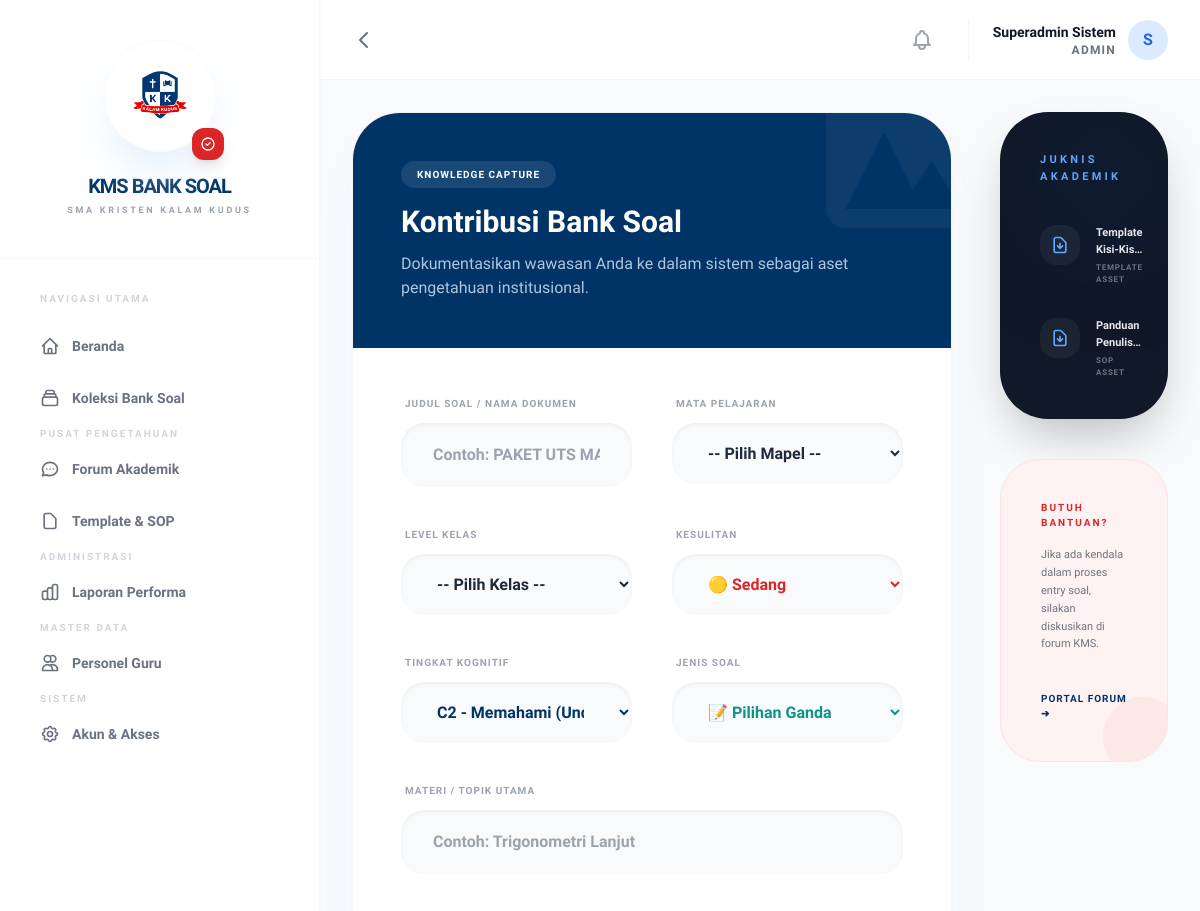
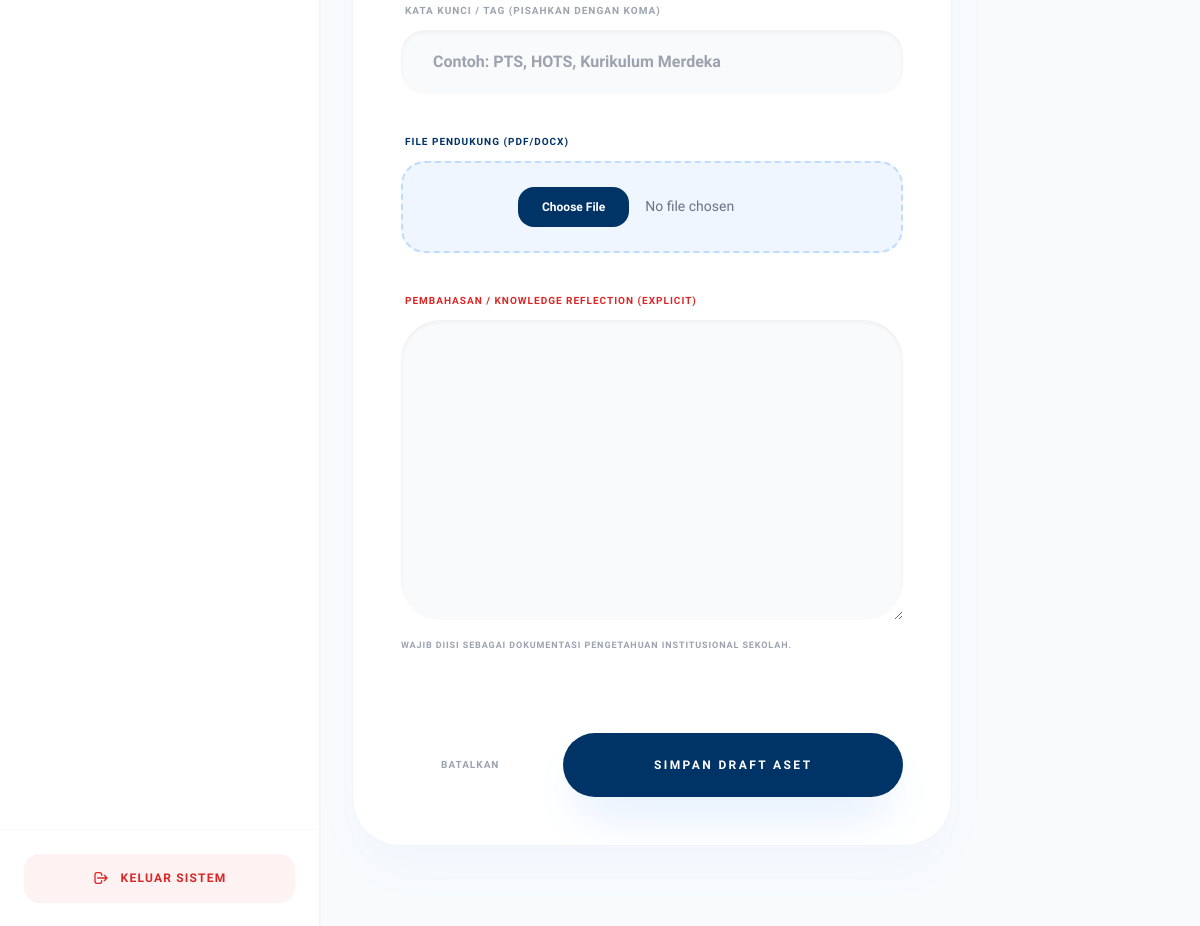
Page /tambah-soal.php (signed in) on the committed database (2 pictures, top to bottom).
### tables this page shows
CREATE TABLE `kms_explicit` (
  `id` int(11) NOT NULL,
  `title` varchar(255) NOT NULL,
  `type` enum('SOP','Template') NOT NULL,
  `file_path` varchar(255) NOT NULL,
  `uploader_id` int(11) DEFAULT NULL,
  `created_at` timestamp NOT NULL DEFAULT current_timestamp(),
  `is_archived` tinyint(1) DEFAULT 0
);

### tambah-soal.php (the view, shortened to what this page needs)
<?php
require_once 'includes/header.php';
$sops_ref = $pdo->query("SELECT * FROM kms_explicit WHERE is_archived = 0 ORDER BY type DESC, created_at DESC LIMIT 5")->fetchAll();
?>
<div class="grid grid-cols-1 lg:grid-cols-4 gap-12">
    <div class="lg:col-span-3">
        <div class="bg-white rounded-[48px] border border-gray-100 shadow-2xl shadow-blue-50 overflow-hidden mb-12">
            <div class="bg-[#003366] p-6 md:p-12 text-white relative">
                <div class="relative z-10">
                    <span class="px-4 py-1.5 bg-white bg-opacity-10 text-white text-[10px] font-black rounded-full uppercase tracking-widest mb-4 inline-block">Knowledge Capture</span>
                    <h3 class="text-3xl font-black">Kontribusi Bank Soal</h3>
                    <p class="text-blue-100 mt-3 max-w-lg opacity-80">Dokumentasikan wawasan Anda ke dalam sistem sebagai aset pengetahuan institusional.</p>
                </div>
                <svg class="absolute top-0 right-0 w-48 h-48 text-white opacity-5 -mr-12 -mt-12" fill="currentColor" viewBox="0 0 20 20"><path d="M4 3a2 2 0 00-2 2v10a2 2 0 002 2h12a2 2 0 002-2V5a2 2 0 00-2-2H4zm12 12H4l4-8 3 6 2-3 3 5z"></path></svg>
            </div>
            <form action="" method="POST" enctype="multipart/form-data" class="p-6 md:p-12 space-y-10">
                <div class="grid grid-cols-1 md:grid-cols-2 gap-10">
                    <div class="space-y-3">
                        <label class="block text-[10px] font-black text-gray-400 uppercase tracking-widest ml-1">Judul Soal / Nama Dokumen</label>
                        <input type="text" name="title" required placeholder="Contoh: PAKET UTS MATEMATIKA X" class="w-full px-8 py-5 bg-gray-50 border-none rounded-3xl outline-none focus:ring-2 focus:ring-[#003366] transition shadow-inner font-semibold">
                    </div>
                    <div class="space-y-3">
                        <label class="block text-[10px] font-black text-gray-400 uppercase tracking-widest ml-1">Mata Pelajaran</label>
                        <select name="category_id" required class="w-full px-8 py-5 bg-gray-50 border-none rounded-3xl outline-none focus:ring-2 focus:ring-[#003366] transition shadow-inner font-bold">
                            <option value="">-- Pilih Mapel --</option>
                        </select>
                    </div>
                    <div class="space-y-3">
                        <label class="block text-[10px] font-black text-gray-400 uppercase tracking-widest ml-1">Level Kelas</label>
                        <select name="class_id" required class="w-full px-8 py-5 bg-gray-50 border-none rounded-3xl outline-none focus:ring-2 focus:ring-[#003366] transition shadow-inner font-bold">
                            <option value="">-- Pilih Kelas --</option>
                        </select>
                    </div>
                    <div class="space-y-3">
                        <label class="block text-[10px] font-black text-gray-400 uppercase tracking-widest ml-1">Kesulitan</label>
                        <select name="difficulty" class="w-full px-8 py-5 bg-gray-50 border-none rounded-3xl outline-none focus:ring-2 focus:ring-[#003366] transition shadow-inner font-bold text-red-600">
                            <option value="Sedang" selected>🟡 Sedang</option>
                        </select>
                    </div>
                    <div class="space-y-3">
                        <label class="block text-[10px] font-black text-gray-400 uppercase tracking-widest ml-1">Tingkat Kognitif</label>
                        <select name="tingkat_kognitif" class="w-full px-8 py-5 bg-gray-50 border-none rounded-3xl outline-none focus:ring-2 focus:ring-[#003366] transition shadow-inner font-bold text-[#003366]" required>
                            <option value="C2 - Memahami" selected>C2 - Memahami (Understand)</option>
                        </select>
                    </div>
                    <div class="space-y-3">
                        <label class="block text-[10px] font-black text-gray-400 uppercase tracking-widest ml-1">Jenis Soal</label>
                        <select name="jenis_soal" class="w-full px-8 py-5 bg-gray-50 border-none rounded-3xl outline-none focus:ring-2 focus:ring-[#003366] transition shadow-inner font-bold text-teal-600" required>
                            <option value="Pilihan Ganda" selected>📝 Pilihan Ganda</option>
                        </select>
                    </div>
                </div>
                <div class="space-y-3">
                    <label class="block text-[10px] font-black text-gray-400 uppercase tracking-widest ml-1">Materi / Topik Utama</label>
                    <input type="text" name="materi" required placeholder="Contoh: Trigonometri Lanjut" class="w-full px-8 py-5 bg-gray-50 border-none rounded-3xl outline-none focus:ring-2 focus:ring-[#003366] transition shadow-inner font-semibold">
                </div>
                <div class="space-y-3">
                    <label class="block text-[10px] font-black text-gray-400 uppercase tracking-widest ml-1">Kata Kunci / Tag (Pisahkan dengan koma)</label>
                    <input type="text" name="tags" placeholder="Contoh: PTS, HOTS, Kurikulum Merdeka" class="w-full px-8 py-5 bg-gray-50 border-none rounded-3xl outline-none focus:ring-2 focus:ring-blue-500 transition shadow-inner font-semibold text-blue-700">
                </div>
                <div class="space-y-3">
                    <label class="block text-[10px] font-black text-[#003366] uppercase tracking-widest ml-1">File Pendukung (PDF/Docx)</label>
                    <div class="p-6 bg-blue-50 rounded-3xl border-2 border-dashed border-blue-200 text-center hover:bg-blue-100 transition duration-300">
                        <input type="file" name="document" class="text-sm text-gray-500 file:mr-4 file:py-3 file:px-6 file:rounded-2xl file:border-0 file:text-xs file:font-black file:bg-[#003366] file:text-white hover:file:bg-black file:cursor-pointer cursor-pointer">
                    </div>
                </div>
                <div class="space-y-3">
                    <label class="block text-[10px] font-black text-red-600 uppercase tracking-widest ml-1">Pembahasan / Knowledge Reflection (Explicit)</label>
                    <textarea id="editor" name="explanation" class="w-full px-8 py-5 bg-gray-50 border-none rounded-[40px] outline-none focus:ring-2 focus:ring-[#003366] transition shadow-inner min-h-[300px]"></textarea>
                    <p class="text-[9px] text-gray-400 mt-4 font-black uppercase tracking-widest">Wajib diisi sebagai dokumentasi pengetahuan institusional sekolah.</p>
                </div>
                <div class="flex flex-col sm:flex-row items-center sm:space-x-6 space-y-4 sm:space-y-0 pt-10">
                    <a href="bank-soal.php" class="w-full sm:w-auto px-10 py-5 text-gray-400 font-black uppercase text-[10px] tracking-widest hover:text-gray-600 transition text-center">Batalkan</a>
                    <button type="submit" class="flex-1 w-full px-12 py-6 bg-[#003366] text-white rounded-[32px] font-black uppercase text-xs tracking-[0.2em] hover:bg-black transition-all duration-300 shadow-2xl shadow-blue-100 break-words">Simpan Draft Aset</button>
                </div>
            </form>
        </div>
    </div>
    <div class="space-y-10">
        <div class="bg-gray-900 rounded-[48px] p-6 md:p-10 text-white shadow-2xl relative overflow-hidden group">
            <div class="absolute top-0 right-0 w-32 h-32 bg-[#003366] opacity-30 rounded-full blur-3xl"></div>
            <h4 class="text-[11px] font-black text-blue-400 uppercase tracking-[0.3em] mb-10 relative z-10">Juknis Akademik</h4>
            <div class="space-y-8 relative z-10">
                <?php foreach ($sops_ref as $ref): ?>
                <div class="flex items-start space-x-4 group/item">
                    <div class="w-10 h-10 rounded-2xl bg-white bg-opacity-5 flex items-center justify-center shrink-0 group-hover/item:bg-red-600 transition-colors duration-300">
                    </div>
                    <div>
                        <a href="storage/kms/<?php echo $ref['file_path']; ?>" download class="text-[11px] font-black text-gray-200 hover:text-blue-400 transition-colors line-clamp-2"><?php echo $ref['title']; ?></a>
                        <span class="text-[8px] text-gray-500 uppercase font-black tracking-widest mt-1 block"><?php echo $ref['type']; ?> Asset</span>
                    </div>
                </div>
                <?php endforeach; ?>
            </div>
        </div>
        <div class="bg-red-50 rounded-[40px] p-6 md:p-10 border border-red-100 relative overflow-hidden group">
            <div class="absolute -right-4 -bottom-4 w-20 h-20 bg-red-600 opacity-5 rounded-full group-hover:scale-150 transition-transform duration-700"></div>
            <h5 class="text-[10px] font-black text-red-600 uppercase tracking-[0.2em] mb-4">Butuh Bantuan?</h5>
            <p class="text-[11px] text-gray-600 leading-relaxed mb-8 opacity-80">Jika ada kendala dalam proses entry soal, silakan diskusikan di forum KMS.</p>
            <a href="forum.php" class="inline-flex items-center text-[10px] font-black text-[#003366] uppercase tracking-widest hover:translate-x-2 transition-transform duration-300">
                Portal Forum ➔
            </a>
        </div>
    </div>
</div>
<?php require_once 'includes/footer.php'; ?>

### includes/header.php (style rules this page uses)
body { font-family: 'Plus Jakarta Sans', sans-serif; background-color: #F8FAFC; color: #1E293B; }

### rows in the picture
kms_explicit: title "Template…", type "TEMPLATE"
kms_explicit: title "Panduan…", type "SOP"

### other values in the picture
$_SESSION['full_name'] "Superadmin Sistem"
$_SESSION['role_name'] "ADMIN"
substr($_SESSION['full_name'], 0, 1) "S"
